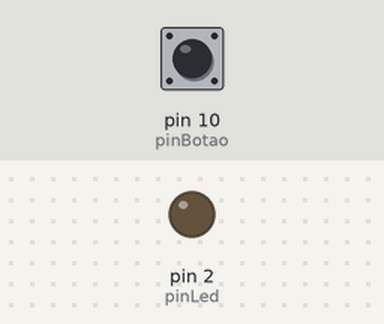
Bench run of a sketch on a simulated Arduino Uno, built with avr-gcc and run on an emulated ATmega328P. Shown: output pins drawn as LEDs (lit = HIGH). Dashed ring = blinking. Inputs (shaded band) come from the test bench; at power-on: pin 10 (pinBotao) LOW.

Above: at 1.2 s.
1.3 s: pin 10 (pinBotao) pulled HIGH for 1 s
At 1.44 s:
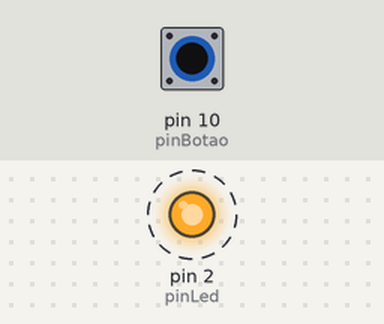
3.8 s: pin 10 (pinBotao) pulled HIGH for 3.2 s
At 3.94 s:
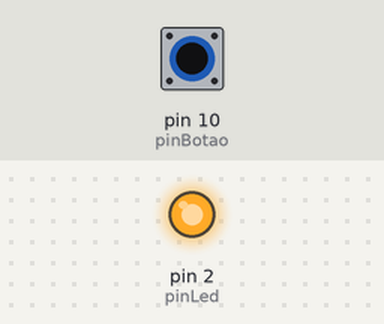
Timing chart, 0 to 8.5 s (numbered marks = the images above; inputs shaded):
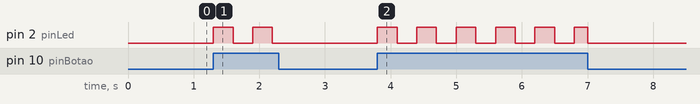

The sketch:

aula_34_entradas1.ino
```cpp
/*
Autor: Eduardo Leandrini Santos
Data:11/03/2025
Descrição: Aula sobre entradas.
*/

#define pinBotao 10
#define pinLed 2
//----VARIAVEIS GLOBAIS----
unsigned long tempoInicial = 0;
bool estadoLed = 0;

void setup()
{
  Serial.begin(9600);
  pinMode(pinLed, OUTPUT);
  pinMode(pinBotao, INPUT);
}

void loop()
{
  //Read -> LER
  //write -> ESCREVER
 bool estadoBotao = digitalRead(pinBotao);
  /*
  //codigo com duas linhas
  bool estadoBotao = digitalRead(pinBotao);
  digitalWrite(pinLed, estadoBotao);


   //if/else
  if(estadoBotao)
  digitalWrite(pinLed, HIGH);
  else
  digitalWrite(pinLed, LOW);

  //switch case
  switch(estadoBotao){
    case 0:
    digitalWrite(pinLed, LOW);
    break;

    case 1:
    digitalWrite(pinLed, HIGH);
    break;
  }
 */

 unsigned long tempoAtual = millis();

 if(estadoBotao){

  if(tempoAtual - tempoInicial >= 300){
    estadoLed = !estadoLed;
    digitalWrite(pinLed, estadoLed);
    tempoInicial = tempoAtual;
  }

 }
 else
 digitalWrite(pinLed, LOW);
}
```

Measured:
- after the input at 1.3 s, pin 2 (pinLed): alternates HIGH for 0.30 s and LOW for 0.30 s, 4 changes in all, then stays LOW, starting at once
- after the input at 3.8 s, pin 2 (pinLed): goes 5 × (HIGH 0.30 s, LOW 0.30 s), HIGH 0.20 s, then LOW, starting at once
